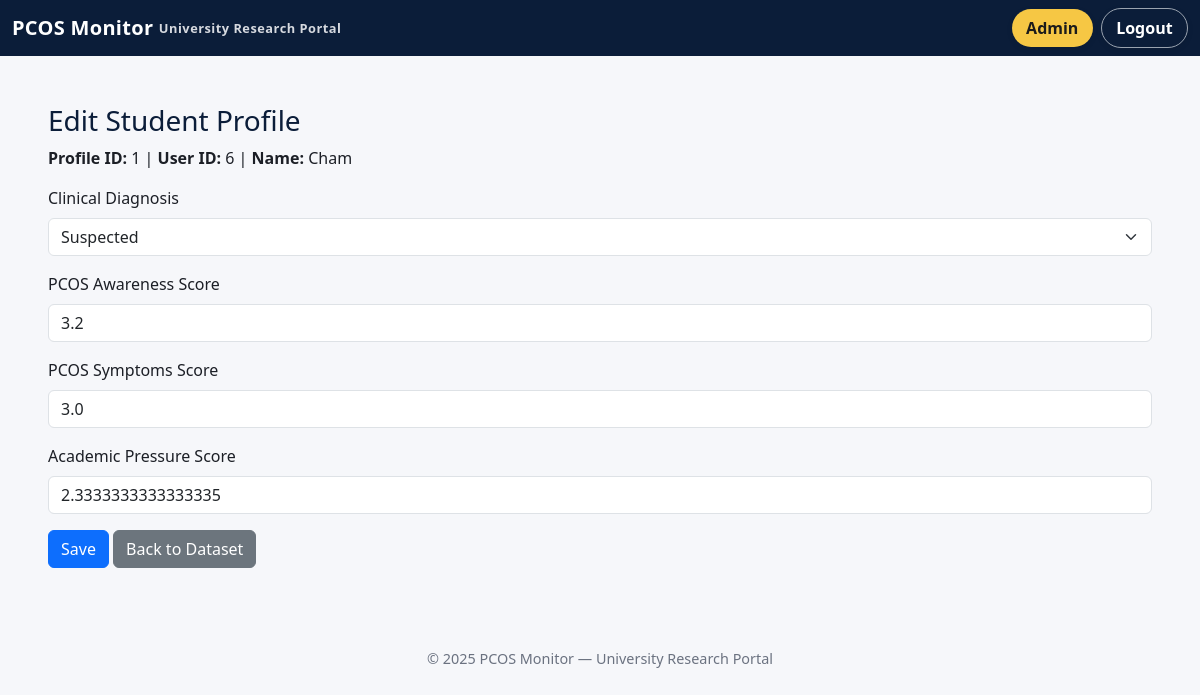
/admin/profile/1/edit (signed in), run on an earlier commit of the app's database.
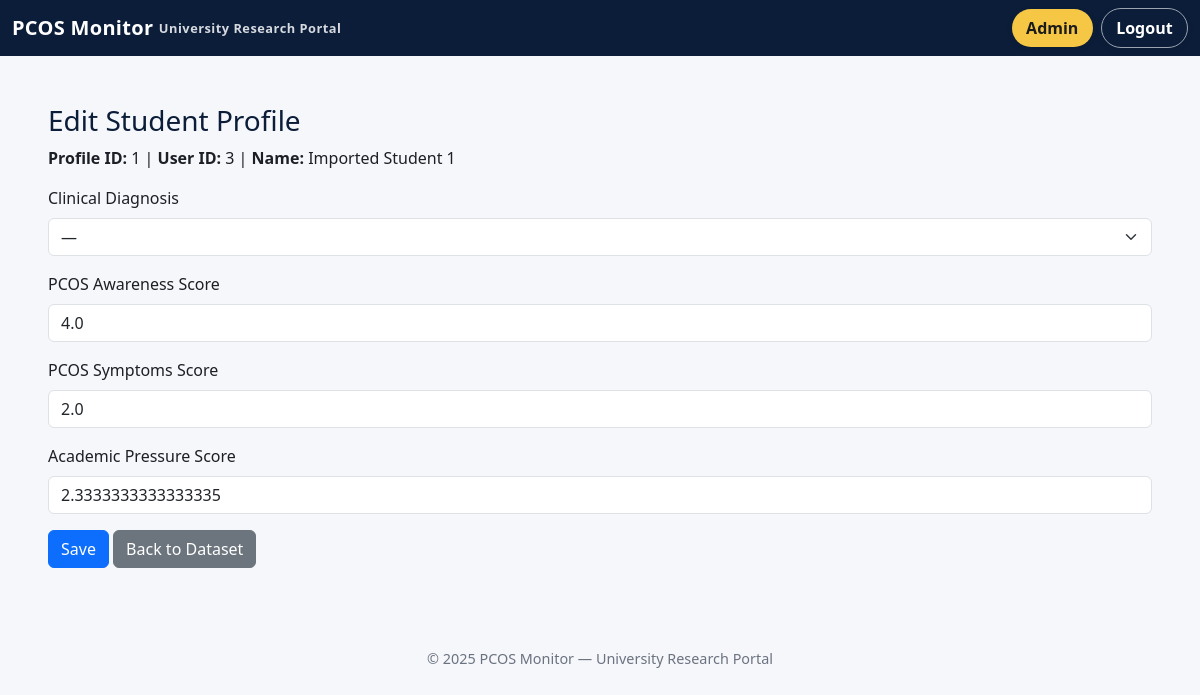
And on a later commit of the database.
### app/models.py (models this page shows)
class StudentProfile(db.Model):
    __tablename__ = "student_profiles"
    id = db.Column(db.Integer, primary_key=True)
    user_id = db.Column(db.Integer, db.ForeignKey("users.id"), nullable=False)
    name = db.Column(db.String(120))
    age = db.Column(db.Integer)
    degree_program = db.Column(db.String(120))
    consent = db.Column(db.Boolean, default=False)
    user = db.relationship("User", back_populates="profile")
    academic_records = db.relationship("AcademicRecord", back_populates="profile", cascade="all, delete-orphan")
    survey_responses = db.relationship("SurveyResponse", back_populates="profile", cascade="all, delete-orphan")
    clinical_diagnosis = db.Column(db.String(50))
    pcos_awareness_score = db.Column(db.Float)
    pcos_symptoms_score = db.Column(db.Float)
    academic_pressure_score = db.Column(db.Float)
    awareness_1 = db.Column(db.Integer)  # Familiar with PCOS
    awareness_2 = db.Column(db.Integer)  # Know symptom: Irregular periods
    awareness_3 = db.Column(db.Integer)  # Know symptom: Acne
    awareness_4 = db.Column(db.Integer)  # Know symptom: Weight fluctuations
    awareness_5 = db.Column(db.Integer)  # Know symptom: Excessive hair growth
    awareness_6 = db.Column(db.Integer)  # PCOS affects physical & mental health
    awareness_7 = db.Column(db.Integer)  # Aware of treatments/management
    awareness_8 = db.Column(db.Integer)  # PCOS can affect academic performance
    academic_1 = db.Column(db.Integer)  # Feel academic pressure from workloads
    academic_2 = db.Column(db.Integer)  # Academic environment stress affects health
    academic_3 = db.Column(db.Integer)  # Academic performance influenced by health
    symptoms_1 = db.Column(db.Integer)  # Experience symptoms affecting academic work
    symptoms_2 = db.Column(db.Integer)  # Feel anxious about health affecting studies
    symptoms_3 = db.Column(db.Integer)  # Miss deadlines/classes due to health
    symptoms_4 = db.Column(db.Integer)  # Feel unsupported balancing health & academics
    symptoms_5 = db.Column(db.Integer)  # Fatigue/sleep affects concentration
    symptoms_6 = db.Column(db.Integer)  # Professors understanding when health affects performance
    fatigue_sleep_item = db.Column(db.Integer)  # Fatigue/irregular sleep patterns

### app/admin.py (the view)
@admin_bp.route("/profile/<int:profile_id>/edit", methods=["GET"])
@login_required
def edit_profile(profile_id):
    if not current_user.is_admin:
        return "Access denied", 403
    from .models import StudentProfile
    profile = StudentProfile.query.get_or_404(profile_id)
    return render_template("admin_edit_profile.html", profile=profile)

### app/main.py (called while the page is built)
def require_baseline():
    if request.endpoint in ["main.index", "main.profile_setup"]:
        return
    if current_user.is_authenticated and not current_user.is_admin:
        profile = current_user.profile
        if profile and profile.awareness_1 is None:
            return redirect(url_for("main.profile_setup"))

@main_bp.before_app_request
def before_request_func():
    return require_baseline()

### app/models.py (called while the page is built)
@login_manager.user_loader
def load_user(user_id):
    return User.query.get(int(user_id))

### app/templates/admin_edit_profile.html (shortened to what this page needs)
{% extends "base.html" %}
{% block content %}
<h3>Edit Student Profile</h3>
<p><strong>Profile ID:</strong> {{ profile.id }} | <strong>User ID:</strong> {{ profile.user_id }} | <strong>Name:</strong> {{ profile.name or "—" }}</p>
<form method="POST" action="{{ url_for('admin.update_profile', profile_id=profile.id) }}" class="mt-3">
  <div class="mb-3">
    <label class="form-label">Clinical Diagnosis</label>
    <select name="clinical_diagnosis" class="form-select">
      <option value="" {{ "" == (profile.clinical_diagnosis or "") and "selected" or "" }}>—</option>
      <option value="Suspected" {{ "Suspected" == (profile.clinical_diagnosis or "") and "selected" or "" }}>Suspected</option>
    </select>
  </div>
  <div class="mb-3">
    <label class="form-label">PCOS Awareness Score</label>
    <input type="number" step="0.01" name="pcos_awareness_score" class="form-control"
           value="{{ profile.pcos_awareness_score if profile.pcos_awareness_score is not none }}">
  </div>
  <div class="mb-3">
    <label class="form-label">PCOS Symptoms Score</label>
    <input type="number" step="0.01" name="pcos_symptoms_score" class="form-control"
           value="{{ profile.pcos_symptoms_score if profile.pcos_symptoms_score is not none }}">
  </div>
  <div class="mb-3">
    <label class="form-label">Academic Pressure Score</label>
    <input type="number" step="0.01" name="academic_pressure_score" class="form-control"
           value="{{ profile.academic_pressure_score if profile.academic_pressure_score is not none }}">
  </div>
  <button class="btn btn-primary">Save</button>
  <a class="btn btn-secondary" href="{{ url_for('admin.view_data') }}">Back to Dataset</a>
</form>
{% endblock %}

What changed in the data, as far as the page shows it:
changed StudentProfile id 1: user_id "6" → "3"; name "Cham" → "Imported Student 1"; pcos_awareness_score "3.2" → "4.0"; pcos_symptoms_score "3.0" → "2.0"
Also different on the page:
form field clinical_diagnosis: "Suspected" → "—"
